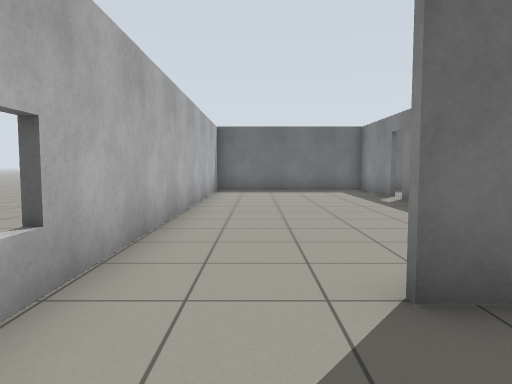
[1] (above)

13 first-person views from a walk through a world built for the Gazebo simulator. The camera is 0.94 m above the floor, tilts 4° down and sees 70° across. The floor is counted in squares, 1 m on a side. Each view is taken from the middle of a square. On the plan, view 1 faces up. The plan holds only what a view shows up to about 13 squares ahead; the rest is blank.

[2]
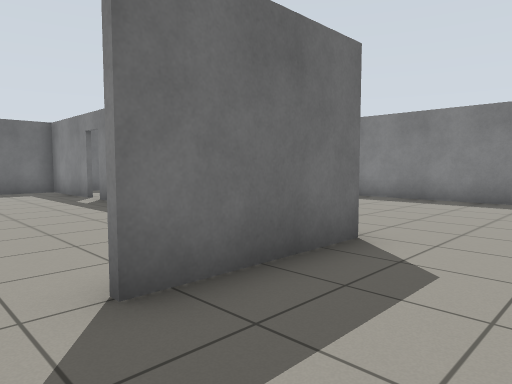

[3]
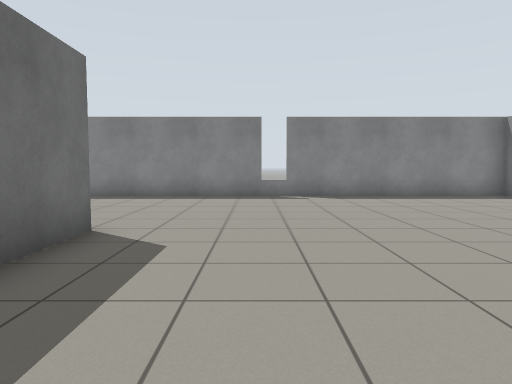

[4]
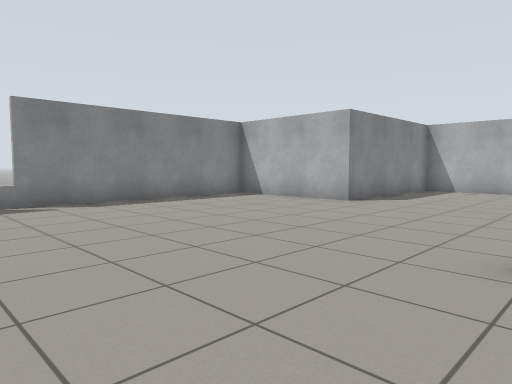

[5]
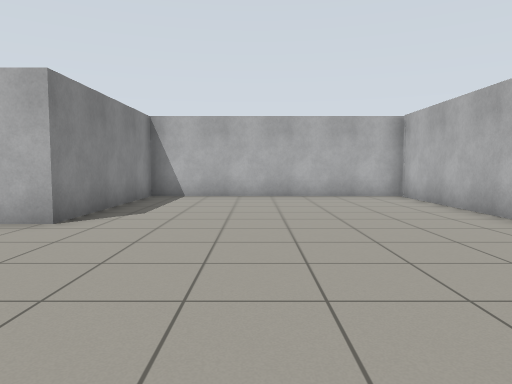

[6]
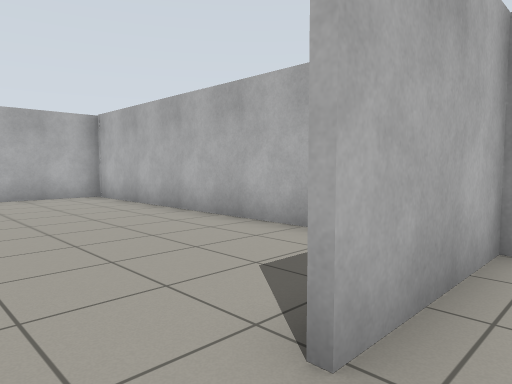

[7]
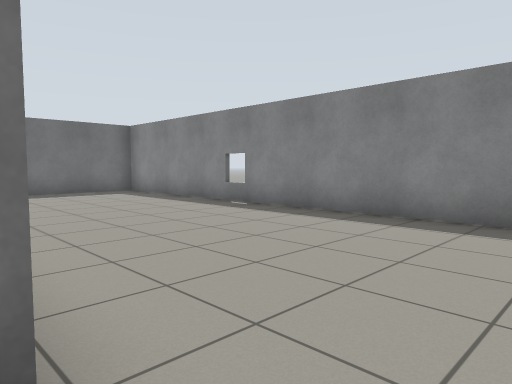

[8]
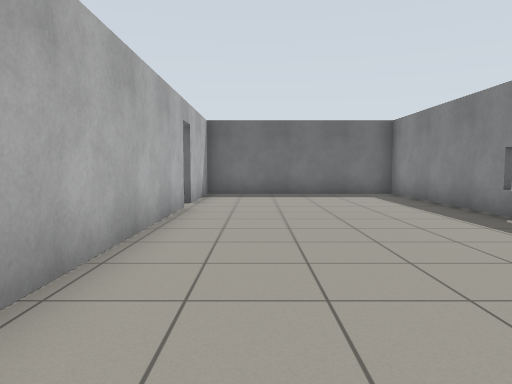

[9]
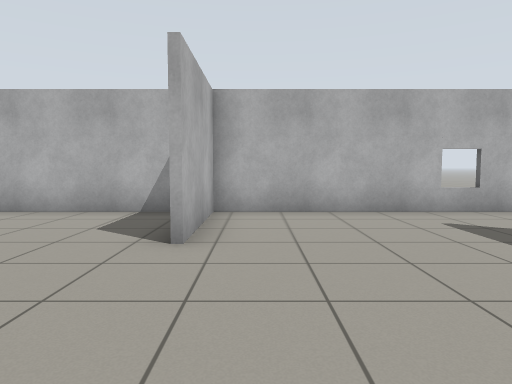

[10]
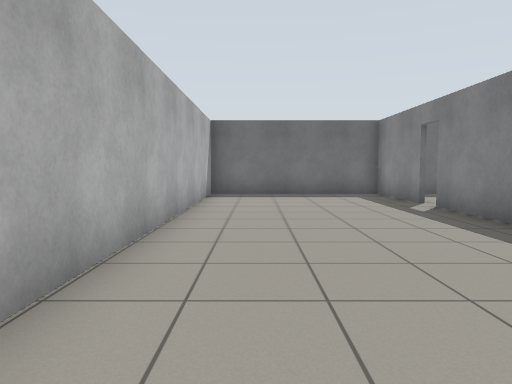

[11]
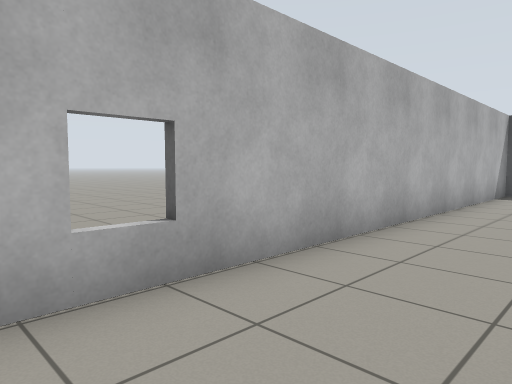

[12]
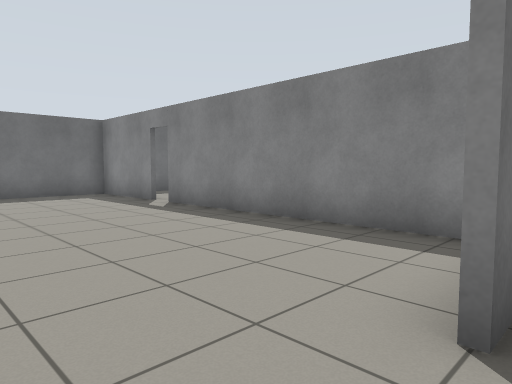

[13]
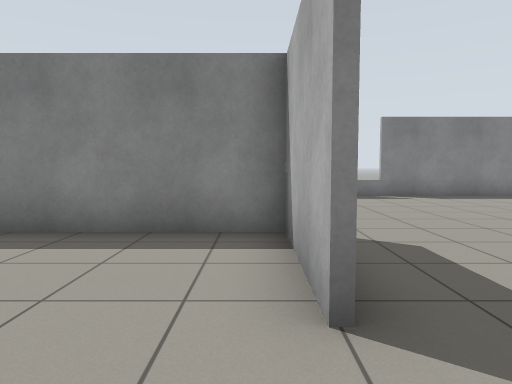

### Floor plan
Points are (right, up) in squares from view 1. A wall is a line through its corners. A room is listed if a view was taken in it or the views show most of it. See-through windows are left out.
Room 1 (views 1, 2, 3, 4, 5, 6, 7, 8, 9, 10, 11, 12, 13)
walls: (4.4, 2.4) (1, 2.4); (1, 2.6) (4.2, 2.6) (4.2, 10.5); (-1.6, -2.9) (1.6, -2.9); (6.3, -7.9) (10.7, -7.9) (10.7, 14.5) (-1.5, 14.5) (-1.5, -13.5) (6.3, -13.5) (6.3, -7.9); (4.3, 10.5) (4.3, 4.2); (4.2, 11.2) (4.2, 14.6); (4.3, 14.6) (4.3, 11.2)
ways out: open door at (4, 11)

Where each view was taken, in squares from view 1:
view 1: 0 up, 0 right, facing up
view 2: 0 up, 0 right, facing up-right
view 3: 0 up, 1 left, facing right
view 4: 1 up, 1 right, facing down-right
view 5: 2 down, 3 right, facing down
view 6: 2 down, 3 right, facing down-left
view 7: 1 up, 4 right, facing up-right
view 8: 2 up, 6 right, facing up
view 9: 2 down, 6 right, facing left
view 10: 2 up, 0 right, facing up
view 11: 1 up, 1 right, facing up-left
view 12: 2 up, 1 left, facing up-right
view 13: 3 up, 1 left, facing right
